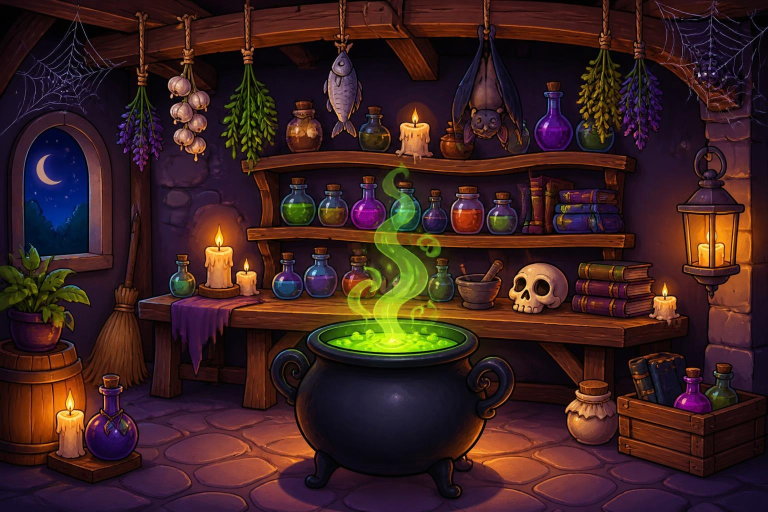
#> input picture game-art-source/room.png, 1536 x 1024 px, found by its file name (shown at 1/2 size)
$ python build-candle-flames.py
#> lines starting #> are read from the running program, lines starting #| are printed output that depends on the picture; after the words box and inside, x2 and y2 are one past the last pixel; in counts of white or black regions, pixels touching at a corner belong together
#!/usr/bin/env python3
"""Flickering candle flames for Brew the Potion (Lena, 2026-10-07).

For each candle in the room it writes two transparent pictures to
public/game-art/potion/:
  candle-cover-<n>.webp  the glow behind the flame with the flame painted out
                         (sits still over the room, so the painted flame never
                         shows twice while the live one moves)
  candle-flame-<n>.webp  the flame itself, which the game sways and stretches
The game places both at the boxes in CANDLES (BrewPotionGame.tsx CANDLES).
Run from the repository root:  python3 scripts/build-candle-flames.py
Needs Pillow and numpy only."""
import os, sys
import numpy as np
from PIL import Image, ImageFilter

ROOT = sys.argv[1] if len(sys.argv) > 1 else "."
OUT = os.path.join(ROOT, "public", "game-art", "potion")
# flame centre x, flame tip y, wick base y (room pixels)
CANDLES = [(830, 206, 250), (439, 448, 494), (493, 514, 542), (1330, 562, 594), (140, 778, 822)]
PAD = 10

room = Image.open(os.path.join(ROOT, "game-art-source", "room.png")).convert("RGB")
os.makedirs(OUT, exist_ok=True)
boxes = []
for n, (cx, top, base) in enumerate(CANDLES, 1):
    h = base - top
    w = int(h * 0.62)
    x0, y0, x1, y1 = cx - w // 2 - PAD, top - PAD, cx + w // 2 + PAD, base + 2
    crop = np.asarray(room.crop((x0, y0, x1, y1))).astype(float)
    R, G, B = crop[..., 0], crop[..., 1], crop[..., 2]
    # the flame: bright warm pixels, plus its dark outline right around them
    core = ((R > 215) & (G > 130) & (R - B > 40)).astype(float)
    core[-6:, :] = 0  # leave the wax top alone
    m = np.asarray(Image.fromarray((core * 255).astype("uint8")).filter(ImageFilter.MaxFilter(5))) / 255.0
    soft = np.asarray(Image.fromarray((m * 255).astype("uint8")).filter(ImageFilter.GaussianBlur(1.6))) / 255.0
    # cover: fill the flame area from its surroundings (repeated blur-fill)
    hole = m > 0.01
    fill = crop.copy()
    ring = np.asarray(Image.fromarray((hole * 255).astype("uint8")).filter(ImageFilter.MaxFilter(7))) > 0
    fill[hole] = crop[ring & ~hole].mean(axis=0)
    for _ in range(80):
        blurred = np.asarray(Image.fromarray(fill.astype("uint8")).filter(ImageFilter.GaussianBlur(1.5))).astype(float)
        fill[hole] = blurred[hole]
    cover = np.dstack([fill, soft * 255]).clip(0, 255).astype("uint8")
    flame = np.dstack([crop, soft * 255]).clip(0, 255).astype("uint8")
    Image.fromarray(cover, "RGBA").save(os.path.join(OUT, f"candle-cover-{n}.webp"), quality=92, method=6)
    Image.fromarray(flame, "RGBA").save(os.path.join(OUT, f"candle-flame-{n}.webp"), quality=92, method=6)
    boxes.append((x0, y0, x1 - x0, y1 - y0))
#> this loop made 5 passes
#> pass 1, `crop = np.asarray(room.crop((x0, y0, x1, y1))).astype(float)`:
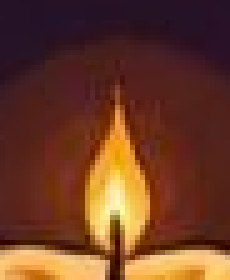
#> crop: shape (56, 46, 3) float64 (shown 5 times larger); mean R, G, B 108, 59.5, 38.3
#> pass 1, `R, G, B = crop[..., 0], crop[..., 1], crop[..., 2]`:
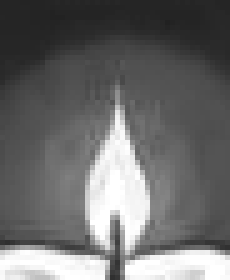
#> R: shape (56, 46) float64 (shown 5 times larger); min 33, max 255, mean 108
#> pass 1, `R, G, B = crop[..., 0], crop[..., 1], crop[..., 2]`:
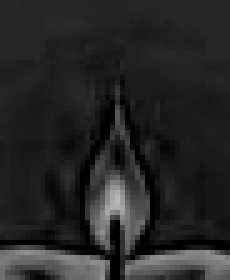
#> B: shape (56, 46) float64 (shown 5 times larger); min 0, max 183, mean 38.3
#> after the loop:
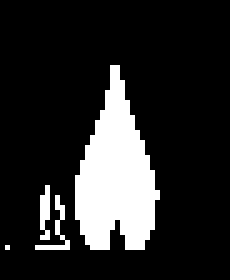
#> core: shape (56, 46) float64 (shown 5 times larger); values 0 (black) and 1 (white), 16.2% white; 4 white regions (3 under 20 px), largest, box (x1, y1, x2, y2) and area: (15, 13, 32, 50) 382
#> after the loop:
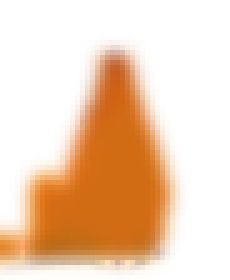
#> cover: shape (56, 46, 4) (shown 5 times larger); mean R, G, B, A 200.2, 96.1, 16.5, 76.9; transparent parts drawn white
#> after the loop:
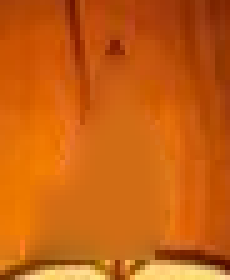
#> fill: shape (56, 46, 3) float64 (shown 5 times larger); mean R, G, B 200.2, 96.1, 16.5
#> after the loop:
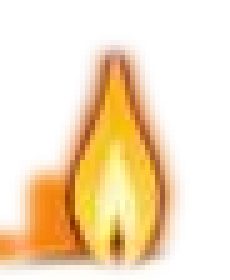
#> flame: shape (56, 46, 4) (shown 5 times larger); mean R, G, B, A 204.9, 110.5, 25.7, 76.9; transparent parts drawn white
#> after the loop, boxes = [(807, 196, 46, 56), (415, 438, 48, 58), (475, 504, 36, 40), (1311, 552, 38, 44), (117, 768, 46, 56)]
print("CANDLES =", boxes)
#| CANDLES = [(807, 196, 46, 56), (415, 438, 48, 58), (475, 504, 36, 40), (1311, 552, 38, 44), (117, 768, 46, 56)]
